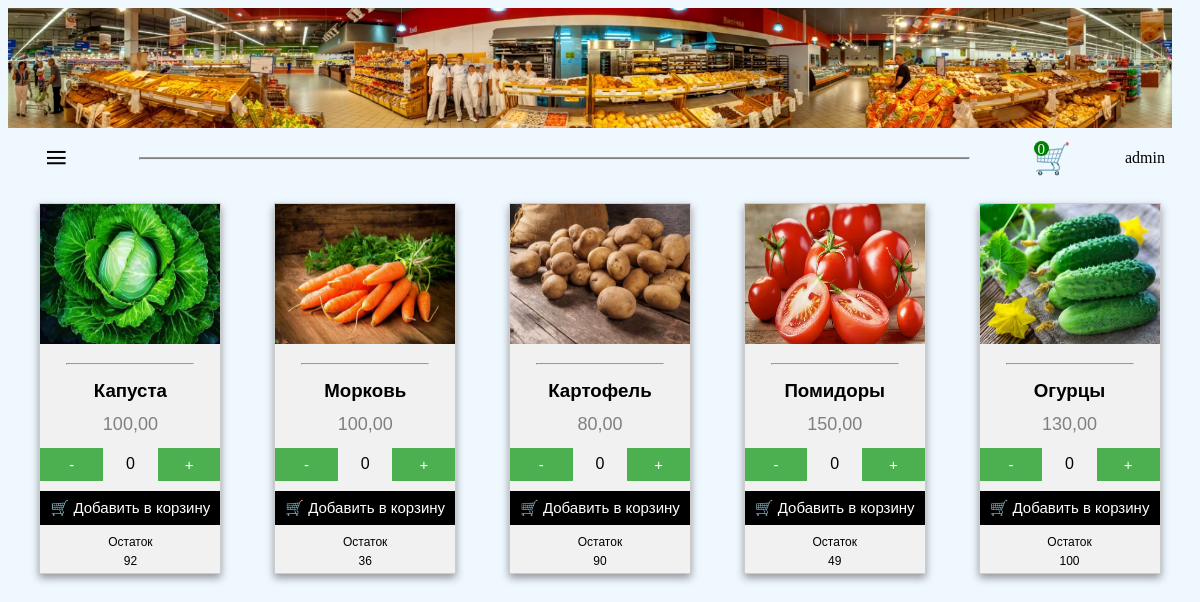
/products/Овощи/ (signed in), run on the app's committed database.
### shop/models.py (models this page shows, shortened)
class User(AbstractUser):
    email_validator = EmailValidator()
    phone_number = models.CharField(max_length=12, blank=True)
    on_the_list = models.BooleanField(default=False)

class Product(models.Model):
    name = models.CharField(max_length=255)
    description = models.TextField()
    price = models.DecimalField(max_digits=10, decimal_places=2)
    image = models.ImageField(upload_to="shop/media/products")
    created_at = models.DateTimeField(auto_now_add=True)
    updated_at = models.DateTimeField(auto_now=True)
    category = models.ForeignKey(
        Category,
        on_delete=models.SET_NULL,
        null=True,
        blank=True,
        related_name="product_set",
    )
    discount = models.DecimalField(
        max_digits=5, decimal_places=2, null=True, blank=True
    )
    is_active = models.BooleanField(default=True)
    stock_quantity = models.PositiveIntegerField(default=0)
    attributes = models.JSONField(blank=True, null=True)
    def __str__(self):
        return self.name

### shop/views.py (the view)
def product_in_category(request, category_name):
    products = get_products_in_category(category_name)
    return render(
        request,
        "product_in_category.html",
        {"products": products},
    )

### shop/cont_processor/count_bascket.py (called while the page is built)
def count_products_in_bascket(request):
    try:
        cart = Cart.objects.get(user=request.user)
        count = cart.items.count()
        print(count)
        return {"count": count}
    except Exception as e:
        print(e)
        return {"count": 0}

### shop/process_db/processor_db.py (called while the page is built)
def get_products_in_category(category_name):
    category = get_object_or_404(Category, name=category_name)
    return Product.objects.filter(category=category)

### shop/templates/product_in_category.html (shortened to what this page needs)
{% extends 'main.html' %}
{% block content %}
  <div class="conteiner">
    {% for product in products %}
      <div class="card">
        {% if product.image %}
          <img src="{{ product.image.url }}" alt="Товар" style="width: 180px; height: 140px;" />
        {% else %}
          <img src="/static/zagluschka.jpg " style="width: 180px; height: 140px;" />
        {% endif %}
        <hr />
        <h3>{{ product }}</h3>
        <p class="price">{{ product.price }}</p>
        <div class="quantity">
          <button class="minus-btn">-</button>
          <div class="quantity-input">0</div>
          <button class="plus-btn">+</button>
        </div>
        <button class="add-to-cart-btn" data-product-id="{{ product.id }}">&#x1F6D2; Добавить в корзину</button>
        <div class="cart-footer">Остаток</div>
        <div class="cart-footer" id="{{ product.id }}">{{ product.stock_quantity }}</div>
      </div>
    {% endfor %}
  </div>
{% endblock %}

### shop/templates/main.html (shortened to what this page needs)
<!DOCTYPE html>
<html lang="en">
  <head>
  </head>
  <body>
    <div class="box">
      <div class="header">
      </div>
      <div class="logo">
        <span onclick="openNav()"><span class="menu-icon">&#8801;</span></span>
        <hr />
        <a href="{% url 'bascet' %}" id="basket" data-count="{{ count }}"><span class="bascet">&#x1F6D2;</span></a>
        <p>{{ request.user }}</p>
      </div>
      <div id="main">
        <div class="conteiner-main">
          {% block content %}
          {% endblock %}
        </div>
      </div>
    </div>
  </body>
</html>

### shop/templates/product_in_category.html (style rules this page uses)
.cart-footer { padding-bottom: 5px; font-size: 12px; }
.add-to-cart-btn { margin-top: 10px; background-color: black; margin-bottom: 10px; }
.card { border: 1px solid #ccc; width: 180px; margin: 10px; display: inline-block; }
.quantity { display: flex; align-items: center; }
.quantity-input { padding: 8px; width: 100px; text-align: center; margin: 0 5px; }
.plus-btn, .minus-btn { background-color: #4caf50; color: white; border: none; cursor: pointer; padding: 5px 10px; font-size: 16px; }
a { text-decoration: none; }
.card h3 { margin: 0.5vw; }
.card p { margin: 1vw; }
hr { width: 70%; margin: 15px auto; }
.conteiner { display: flex; flex-wrap: wrap; justify-content: space-around; }
.card { word-wrap: break-word; box-shadow: 0 4px 8px 0 rgba(0, 0, 0, 0.4); max-width: 200px; margin: 10px auto; text-align: center; font-family: arial; background-color: #f1f1f1; }
.price { color: grey; font-size: 18px; }
.card button { border: none; outline: 0; padding: 8px; color: white; text-align: center; cursor: pointer; width: 100%; font-size: 15px; }

### shop/templates/main.html (style rules this page uses)
#basket::before { color: green; content: attr(data-count); font-size: 15px; position: absolute; transform: translate(0, 0); width: 15px; height: 15px; border-radius: 20px; background-color: green; color: white; text-align: center; }
.header { margin: 0; background-image: url('/static/panorama.jpg'); background-repeat: no-repeat; background-size: cover; background-size: 100%; width: 97vw; height: 15vh; background-position: center; }
.logo hr { margin: auto 10px; height: 1px; background-color: gray; }
.logo { display: flex; justify-content: space-between; align-items: center; justify-content: space-around; }
.bascet { font-size: 30px; }
.menu-icon { width: 20px; display: inline-block; cursor: pointer; padding: 0 10px; font-size: 40px; line-height: 1.5; }
.header { display: flex; justify-content: center; }
body { background-color: aliceblue !important; }
#main { transition: margin-left 0.7s; padding: 5px; }

### data on the page
User: user "admin"
Product: image (picture), name "Капуста", price "100,00", stock_quantity "92"
Product: image (picture), name "Морковь", price "100,00", stock_quantity "36"
Product: image (picture), name "Картофель", price "80,00", stock_quantity "90"
Product: image (picture), name "Помидоры", price "150,00", stock_quantity "49"
Product: image (picture), name "Огурцы", price "130,00", stock_quantity "100"
